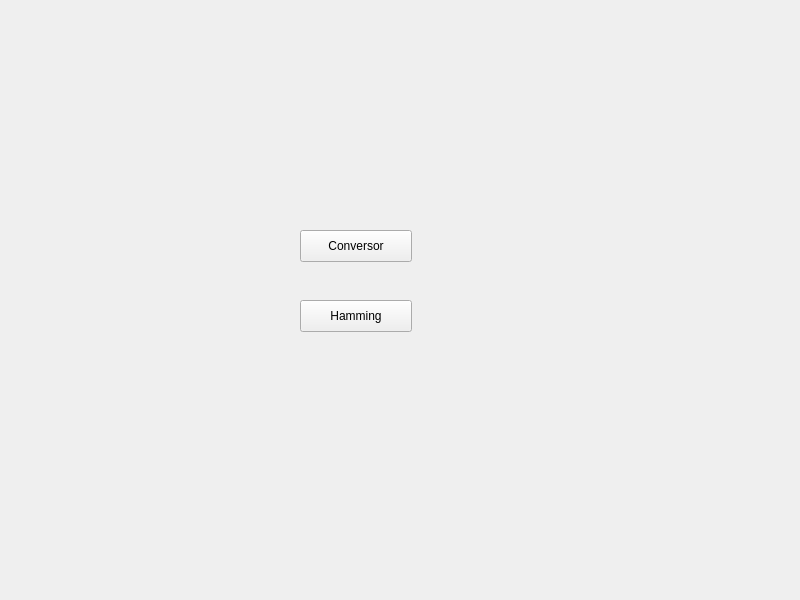
<?xml version="1.0" encoding="UTF-8"?>
<ui version="4.0">
 <class>mainWindow</class>
 <widget class="QMainWindow" name="mainWindow">
  <property name="geometry">
   <rect>
    <x>0</x>
    <y>0</y>
    <width>800</width>
    <height>600</height>
   </rect>
  </property>
  <property name="windowTitle">
   <string>Conversor &amp; Hamming</string>
  </property>
  <widget class="QWidget" name="centralwidget">
   <widget class="QPushButton" name="toConverterButton">
    <property name="geometry">
     <rect>
      <x>300</x>
      <y>230</y>
      <width>112</width>
      <height>32</height>
     </rect>
    </property>
    <property name="text">
     <string>Conversor</string>
    </property>
   </widget>
   <widget class="QPushButton" name="toHammingButton">
    <property name="geometry">
     <rect>
      <x>300</x>
      <y>300</y>
      <width>112</width>
      <height>32</height>
     </rect>
    </property>
    <property name="text">
     <string>Hamming</string>
    </property>
   </widget>
  </widget>
 </widget>
 <resources/>
 <connections/>
</ui>
